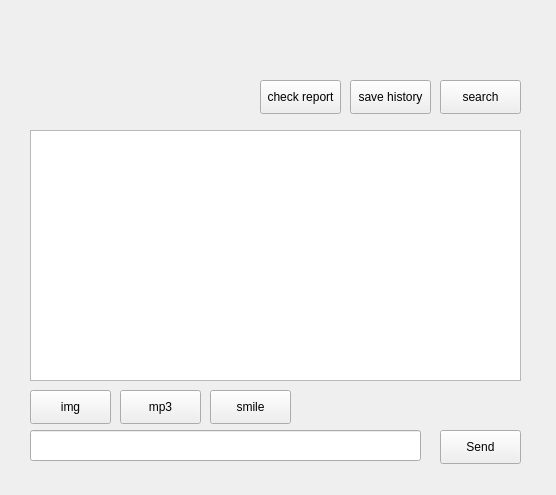
<?xml version="1.0" encoding="UTF-8"?>
<ui version="4.0">
 <class>User</class>
 <widget class="QWidget" name="User">
  <property name="geometry">
   <rect>
    <x>0</x>
    <y>0</y>
    <width>556</width>
    <height>495</height>
   </rect>
  </property>
  <property name="windowTitle">
   <string>Form</string>
  </property>
  <widget class="QLabel" name="headLabel">
   <property name="geometry">
    <rect>
     <x>40</x>
     <y>30</y>
     <width>91</width>
     <height>81</height>
    </rect>
   </property>
   <property name="styleSheet">
    <string notr="true"/>
   </property>
   <property name="text">
    <string/>
   </property>
  </widget>
  <widget class="QLabel" name="userNameLabel">
   <property name="geometry">
    <rect>
     <x>150</x>
     <y>80</y>
     <width>81</width>
     <height>31</height>
    </rect>
   </property>
   <property name="styleSheet">
    <string notr="true">color: rgb(255, 255, 255);</string>
   </property>
   <property name="text">
    <string/>
   </property>
  </widget>
  <widget class="QLabel" name="userSignLabel">
   <property name="geometry">
    <rect>
     <x>30</x>
     <y>100</y>
     <width>171</width>
     <height>21</height>
    </rect>
   </property>
   <property name="styleSheet">
    <string notr="true">color: rgb(255, 255, 255);</string>
   </property>
   <property name="text">
    <string/>
   </property>
  </widget>
  <widget class="QTextEdit" name="chatEidt">
   <property name="geometry">
    <rect>
     <x>30</x>
     <y>130</y>
     <width>491</width>
     <height>251</height>
    </rect>
   </property>
   <property name="readOnly">
    <bool>true</bool>
   </property>
  </widget>
  <widget class="QPushButton" name="sendButton">
   <property name="geometry">
    <rect>
     <x>440</x>
     <y>430</y>
     <width>81</width>
     <height>34</height>
    </rect>
   </property>
   <property name="text">
    <string>Send</string>
   </property>
  </widget>
  <widget class="QLineEdit" name="sendMsgLine">
   <property name="geometry">
    <rect>
     <x>30</x>
     <y>430</y>
     <width>391</width>
     <height>31</height>
    </rect>
   </property>
  </widget>
  <widget class="QPushButton" name="sendButton_2">
   <property name="geometry">
    <rect>
     <x>350</x>
     <y>80</y>
     <width>81</width>
     <height>34</height>
    </rect>
   </property>
   <property name="text">
    <string>save history</string>
   </property>
  </widget>
  <widget class="QPushButton" name="sendButton_3">
   <property name="geometry">
    <rect>
     <x>260</x>
     <y>80</y>
     <width>81</width>
     <height>34</height>
    </rect>
   </property>
   <property name="text">
    <string>check report</string>
   </property>
  </widget>
  <widget class="QPushButton" name="sendButton_4">
   <property name="geometry">
    <rect>
     <x>30</x>
     <y>390</y>
     <width>81</width>
     <height>34</height>
    </rect>
   </property>
   <property name="text">
    <string>img</string>
   </property>
  </widget>
  <widget class="QPushButton" name="sendButton_5">
   <property name="geometry">
    <rect>
     <x>120</x>
     <y>390</y>
     <width>81</width>
     <height>34</height>
    </rect>
   </property>
   <property name="text">
    <string>mp3</string>
   </property>
  </widget>
  <widget class="QPushButton" name="sendButton_6">
   <property name="geometry">
    <rect>
     <x>210</x>
     <y>390</y>
     <width>81</width>
     <height>34</height>
    </rect>
   </property>
   <property name="text">
    <string>smile</string>
   </property>
  </widget>
  <widget class="QPushButton" name="sendButton_7">
   <property name="geometry">
    <rect>
     <x>440</x>
     <y>80</y>
     <width>81</width>
     <height>34</height>
    </rect>
   </property>
   <property name="text">
    <string>search</string>
   </property>
  </widget>
 </widget>
 <resources/>
 <connections/>
</ui>
